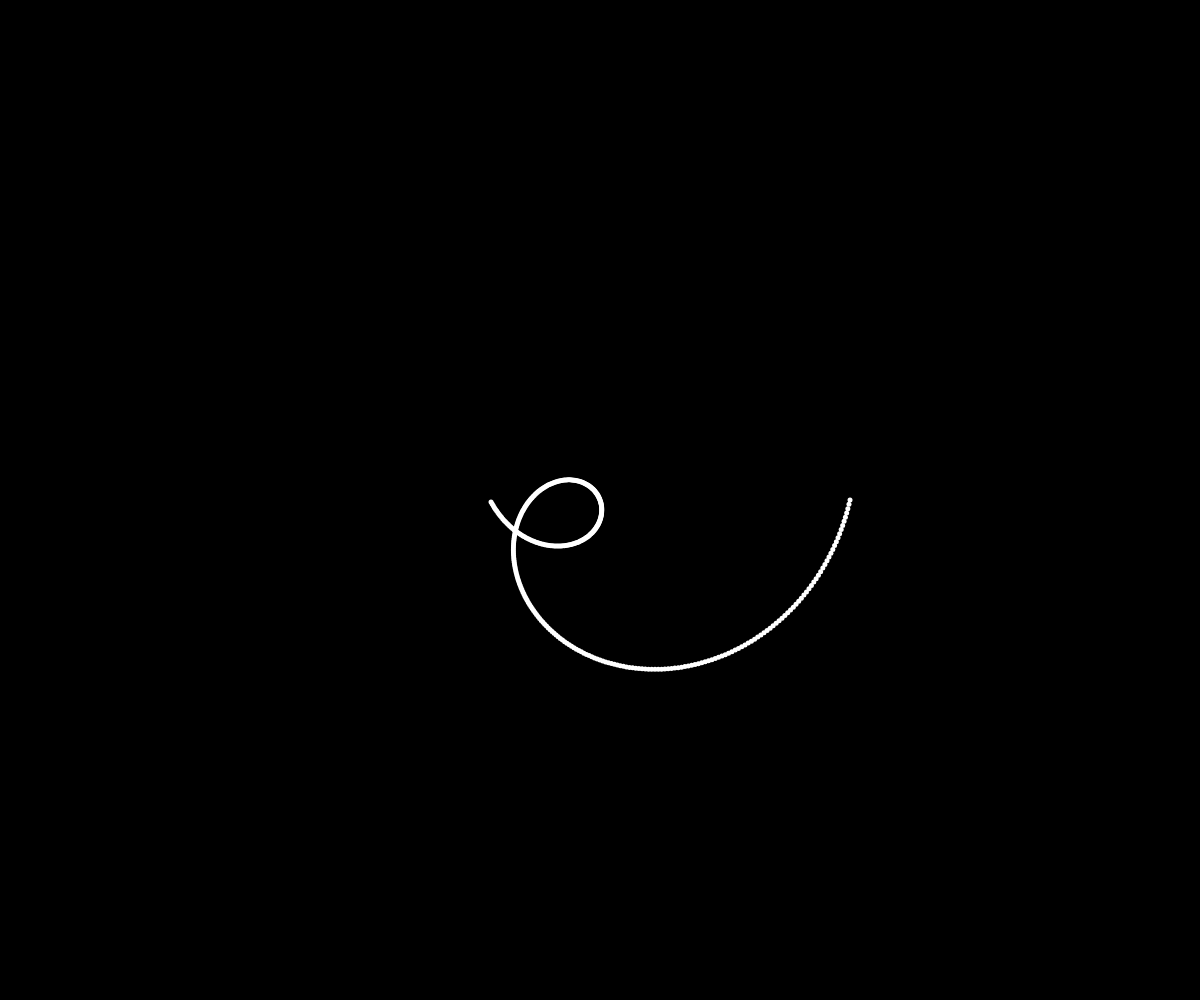
Frame 1 (no input)
Frame 60 (no input): identical to frame 1, image omitted
Frame 120 (the mouse pressed at the canvas centre since frame 60): identical to frame 1, image omitted

The p5.js sketch that drew this single still picture (run headless with seeded random() and noise() and a simulated clock; from frame 60 on, the mouse is pressed at the canvas centre):

// p5.js sketch
// ── sketch.js
var d = 250;

function setup() {
 createCanvas(windowWidth, windowHeight); 
}

function draw() { 
	background(0);
 translate(width/2,height/2);
 fill(255);
 noStroke();
	d=250;
 for(var i = 0; i < 360; i++){
 	ellipse(cos(i*TWO_PI/360)*d,sin(i*TWO_PI/360)*d,5,5);
 	d-=1;
 }
}
